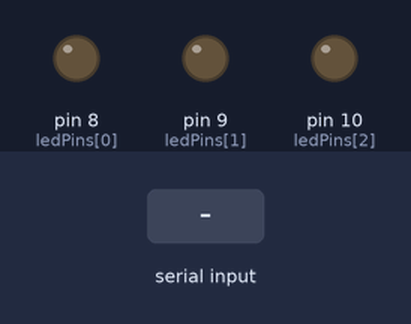
The sketch below on a simulated Arduino Uno, built with avr-gcc and run on an emulated ATmega328P. Parts: output pins drawn as LEDs (lit = HIGH). Dashed ring = blinking. The test bench sets the inputs (shaded band). What the sketch prints to the serial monitor is not drawn.

Above: at 1.2 s.
1.3 s: "blue\n" received over Serial
At 1.7 s:
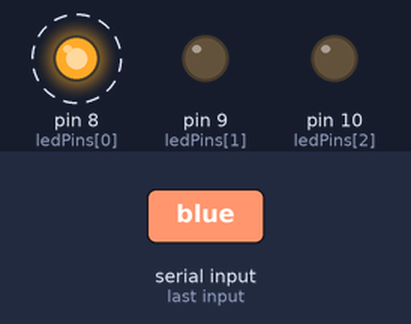
Timing chart, 0 to 11.8 s (numbered marks = the images above; inputs shaded):
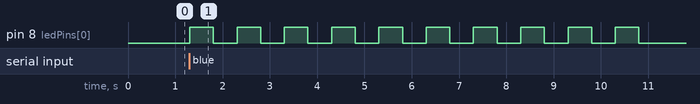

The sketch:

ReadingStringsFromSerialMonitor.ino
```cpp
int ledPins[3] = {8,9,10};
String message = "Which color LED do you want to blink?";
String error = "Color not available!";
String color;
int waitTime = 500;

void setup() {
  for (int i = 0; i < 3; i++) {
    pinMode(ledPins[i], OUTPUT);
  }
  Serial.begin(9600);
}

void loop() {
  Serial.println(message);
  while (Serial.available() == 0);
  color = Serial.readStringUntil('\n');
  while (Serial.available()) Serial.read();
  color.toLowerCase();
  if (color == "blue") blinkLED(ledPins[0]);
  else if (color == "green") blinkLED(ledPins[1]);
  else if (color == "red") blinkLED(ledPins[2]);
  else Serial.println(error);

  delay(waitTime);
}

void blinkLED(int pin) {
  for (int i = 0; i < 10; i++) {
    digitalWrite(pin, HIGH);
    delay(waitTime);
    digitalWrite(pin, LOW);
    delay(waitTime);
  }
}
```

Measured:
- after the input at 1.3 s, pin 8 (ledPins[0]): alternates HIGH for 0.50 s and LOW for 0.50 s, starting at once
